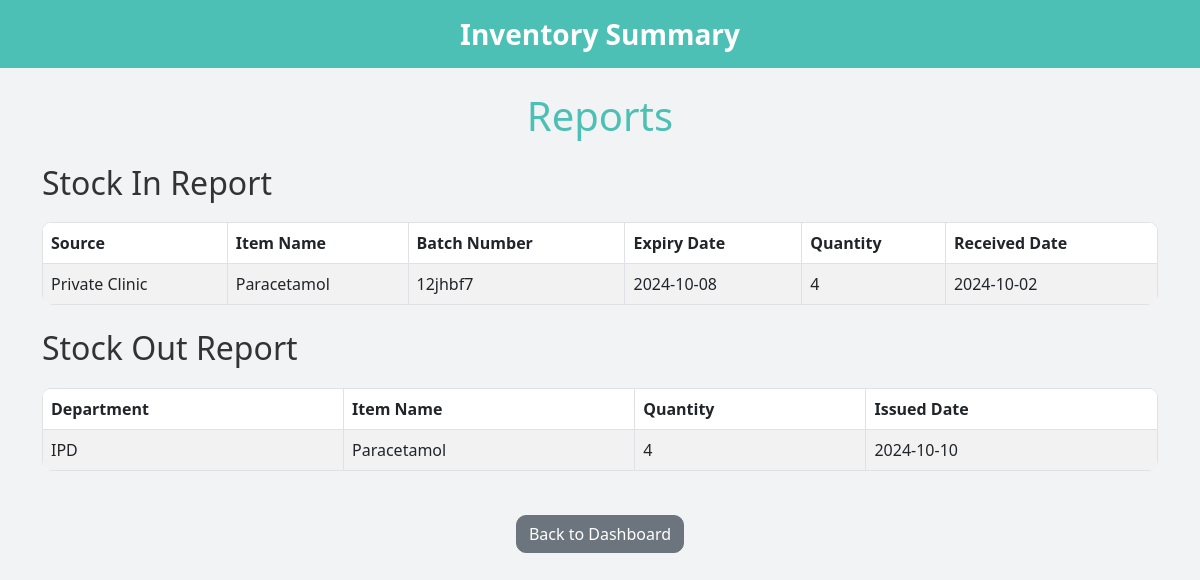
The page /reports on the database as committed earlier.
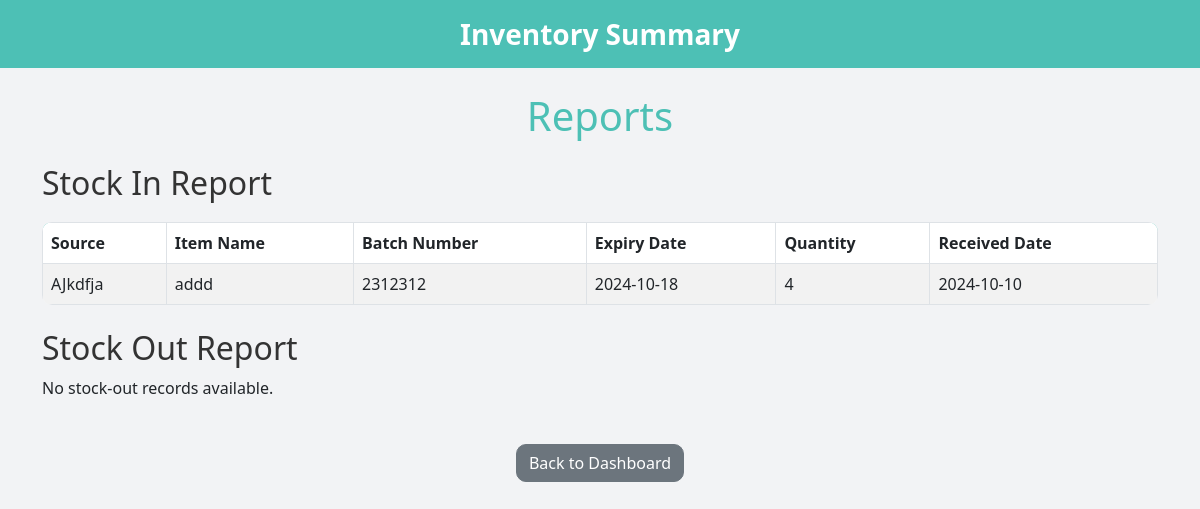
The same page on the database as committed later.
### app.py (models this page shows)
class StockIn(db.Model):
    id = db.Column(db.Integer, primary_key=True)
    source = db.Column(db.String(50), nullable=False)
    item_name = db.Column(db.String(100), nullable=False)
    batch_number = db.Column(db.String(50), nullable=False)
    expiry_date = db.Column(db.Date, nullable=False)
    quantity = db.Column(db.Integer, nullable=False)
    received_date = db.Column(db.Date, default=datetime.utcnow)

class StockOut(db.Model):
    id = db.Column(db.Integer, primary_key=True)
    department = db.Column(db.String(50), nullable=False)
    item_name = db.Column(db.String(100), nullable=False)
    quantity = db.Column(db.Integer, nullable=False)
    issued_date = db.Column(db.Date, default=datetime.utcnow)

### app.py (the view)
@app.route('/reports')
def reports():
    stocks_in = StockIn.query.all()
    stocks_out = StockOut.query.all()
    return render_template('reports.html', stocks_in=stocks_in, stocks_out=stocks_out)

### templates/reports.html (shortened to what this page needs)
<!DOCTYPE html>
<html lang="en">
<head>
    <link href="https://cdn.jsdelivr.net/npm/bootstrap@5.3.0-alpha1/dist/css/bootstrap.min.css" rel="stylesheet">
    <link href="https://cdnjs.cloudflare.com/ajax/libs/font-awesome/6.0.0-beta3/css/all.min.css" rel="stylesheet">
</head>
<body>
    <nav class="navbar navbar-expand-lg navbar-light">
        <div class="container-fluid justify-content-center">
            <span class="navbar-brand">Inventory Summary</span>
        </div>
    </nav>
    <div class="container mt-4">
        <h1 class="text-center mb-4">Reports</h1>
        <h2 class="mt-4">Stock In Report</h2>
        {% if stocks_in %}
        <table class="table table-bordered table-striped">
            <thead class="thead-dark">
                <tr>
                    <th>Source</th>
                    <th>Item Name</th>
                    <th>Batch Number</th>
                    <th>Expiry Date</th>
                    <th>Quantity</th>
                    <th>Received Date</th>
                </tr>
            </thead>
            <tbody>
                {% for stock in stocks_in %}
                <tr>
                    <td>{{ stock.source }}</td>
                    <td>{{ stock.item_name }}</td>
                    <td>{{ stock.batch_number }}</td>
                    <td>{{ stock.expiry_date }}</td>
                    <td>{{ stock.quantity }}</td>
                    <td>{{ stock.received_date }}</td>
                </tr>
                {% endfor %}
            </tbody>
        </table>
        {% else %}
        <p>No stock-in records available.</p>
        {% endif %}
        <h2 class="mt-4">Stock Out Report</h2>
        {% if stocks_out %}
        <table class="table table-bordered table-striped">
            <thead class="thead-dark">
                <tr>
                    <th>Department</th>
                    <th>Item Name</th>
                    <th>Quantity</th>
                    <th>Issued Date</th>
                </tr>
            </thead>
            <tbody>
                {% for stock in stocks_out %}
                <tr>
                    <td>{{ stock.department }}</td>
                    <td>{{ stock.item_name }}</td>
                    <td>{{ stock.quantity }}</td>
                    <td>{{ stock.issued_date }}</td>
                </tr>
                {% endfor %}
            </tbody>
        </table>
        {% else %}
        <p>No stock-out records available.</p>
        {% endif %}
        <div class="text-center mt-4">
            <a href="{{ url_for('dashboard') }}" class="btn btn-secondary">Back to Dashboard</a>
        </div>
    </div>
</body>
</html>

Rows that differ between the two databases and show on the page:
removed StockOut: department "IPD", item_name "Paracetamol", quantity "4", issued_date "2024-10-10"
changed StockIn: source "Private Clinic" → "AJkdfja"; item_name "Paracetamol" → "addd"; batch_number "12jhbf7" → "2312312"; expiry_date "2024-10-08" → "2024-10-18"; received_date "2024-10-02" → "2024-10-10"
Other text that changed with them:
text no longer shown: "Department Item Name Quantity Issued Date"
text now shown: "No stock-out records available."
